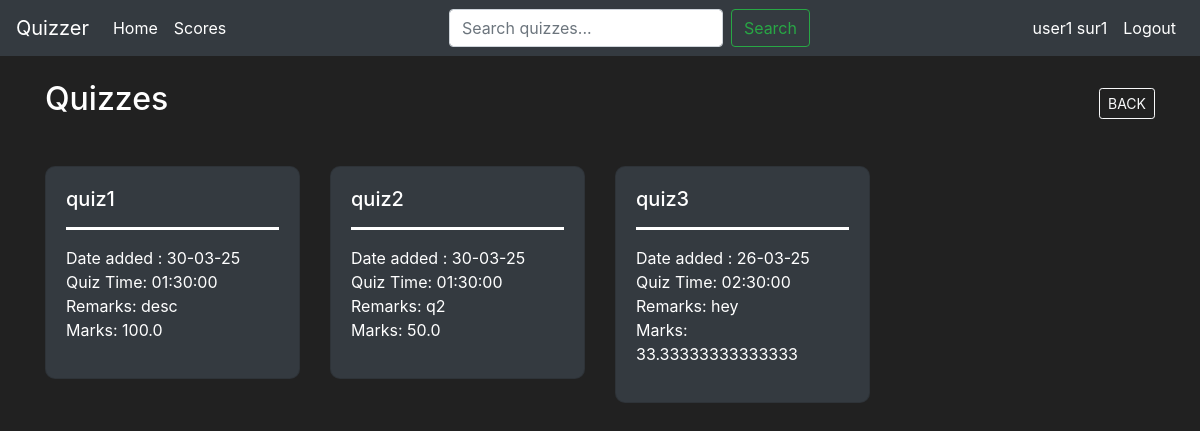
The app's page /chapter/1 (signed in) with its own data.
### models.py (models this page shows)
class User(db.Model, UserMixin):
    id = db.Column(db.Integer, primary_key=True)
    name = db.Column(db.String(30), nullable=False)
    email = db.Column(db.String(50), nullable=False)
    password = db.Column(db.String(70), nullable=False)
    qualification = db.Column(db.String(300), nullable=True)
    dob = db.Column(db.DateTime , nullable=True)
    scores = db.relationship('Scores', backref='usersuper',cascade='all, delete', lazy=True)

class Quiz(db.Model):
    id=db.Column(db.Integer, primary_key=True)
    name=db.Column(db.String(50), nullable=False)
    chapter_id = db.Column(db.Integer, db.ForeignKey('chapter.id'), nullable=False)
    date_of_quiz = db.Column(db.DateTime, nullable=False)
    time_duration = db.Column(db.Time, nullable=False)
    remarks = db.Column(db.String(500), nullable=False)
    questions = db.relationship('Questions', backref='quizsuper',cascade='all, delete', lazy=True)
    scores = db.relationship('Scores', backref='quizsuper', lazy=True, cascade='all, delete-orphan')

class Scores(db.Model):
    id=db.Column(db.Integer, primary_key=True)
    quiz_id = db.Column(db.Integer, db.ForeignKey('quiz.id'), nullable=False)
    user_id = db.Column(db.Integer, db.ForeignKey('user.id'), nullable=False)
    time_stamp_of_attempt = db.Column(db.DateTime, nullable=False)
    total_scored = db.Column(db.Integer, nullable=False)
    percentage = db.Column(db.Float, nullable=False)

### routes.py (the view)
@app.route('/chapter/<cid>', methods=['POST','GET'])
@login_required
def quizzes(cid):
    chapter=Chapter.query.filter_by(id=cid).first()
    quizzes=Quiz.query.filter_by(chapter_id=cid).all()
    if quizzes != []:
        scores=Scores.query.filter_by(user_id=current_user.id).all()
        return render_template("quizzes.html",chapter=chapter,quizzes=quizzes,scores=scores)
    else:
        return render_template("quizzes.html",chapter=chapter,quizzes=quizzes)

### models.py (called while the page is built)
@login_manager.user_loader
def load_user(user_id):
    return User.query.get(int(user_id))

### templates/quizzes.html (shortened to what this page needs)
{% extends "base.html" %}
{% block body %}
<div class="container mt-4">
    <div class="d-flex justify-content-between align-items-center inline">
        <h2>Quizzes</h2>
        <a href="{{url_for('chapters',sid=chapter.subject_id)}}" class="btn btn-outline-light btn-sm">BACK</a>
    </div>
    <div class="row mt-3">
        {%for quiz in quizzes%}
        <div class="col-md-3">
            {%if current_user.email=="admin"%}
                <a href="{{url_for('questioncre', qid=quiz.id)}}" class="text-decoration-none">
            {%else%}
                <a href="{{url_for('quiz', qid=quiz.id)}}" class="text-decoration-none">
            {%endif%}
                    <div class="card bg-dark text-white rounded-lg card-hover mt-4">
                        <div class="card-body">
                            <h5 class="card-title">{{quiz.name}}</h5>
                            <hr style="border-top: 3px solid white;">
                            <ul class="mt-2 list-unstyled">
                                <li>Date added : {{quiz.date_of_quiz.strftime('%d-%m-%y')}}</li>
                                <li>Quiz Time: {{quiz.time_duration}}</li>
                                <li>Remarks: {{quiz.remarks}}</li>
                                {%for score in scores%}
                                    {%if score.quiz_id==quiz.id and score.user_id==current_user.id%}
                                        <li>Marks: {{score.percentage}}</li>
                                    {%endif%}
                                {%endfor%}
                            </ul>
                        </div>
                    </div>
                </a>
        </div>
        {%endfor%}
    </div>
</div>
{% endblock %}

### templates/base.html (shortened to what this page needs)
<!doctype html>
<html lang="en">
  <head>
    <link rel="stylesheet" href="https://cdn.jsdelivr.net/npm/bootstrap@4.5.3/dist/css/bootstrap.min.css">
  </head>
  <body>
    <nav class="navbar navbar-expand-md navbar-dark bg-dark">
        <a class="navbar-brand" href="{{url_for('start')}}">Quizzer</a>
        <div class="collapse navbar-collapse" id="navbarNav">
          <ul class="navbar-nav mr-auto">
              <li class="nav-item active">
                  <a class="nav-link" href="{{url_for('index')}}">Home</a>
              </li>
              {%if current_user.email != "admin"%}
                <li class="nav-item active">
                    <a class="nav-link" href="{{url_for('scores')}}">Scores</a>
                </li>
              {%else%}
                <li class="nav-item active">
                    <a class="nav-link" href="{{url_for('admScores')}}">Users</a>
                </li>
              {%endif%}
          </ul>
          <form class="form-inline mr-auto" method="GET" action="{{ url_for('search') }}">
            <input class="form-control mr-sm-2" type="search" placeholder="Search quizzes..." name="query" label="Search">
            <button class="btn btn-outline-success" type="submit">Search</button>
          </form>
          {%if current_user.is_authenticated%}
            <ul class="navbar-nav">
              <li class="nav-item active">
                  <a class="nav-link" href="#">{{current_user.name}}</a>
              </li>
              <li class="nav-item active">
                  <a class="nav-link" href="{{url_for('logout')}}">Logout</a>
              </li>
            </ul>
          {%endif%}
        </div>
    </nav>
      {% block body %}
        {% endblock %}
  </body>
</html>

### templates/quizzes.html (style rules this page uses)
.card-hover { border-radius: 10px !important; }

### templates/base.html (style rules this page uses)
body { background-color: #212121; color:#fff; }

### records on screen
User: name "user1 sur1"
Quiz: name "quiz1", date_of_quiz "30-03-25", time_duration "01:30:00", remarks "desc"
Scores: percentage "100.0"
Quiz: name "quiz2", date_of_quiz "30-03-25", time_duration "01:30:00", remarks "q2"
Scores: percentage "50.0"
Quiz: name "quiz3", date_of_quiz "26-03-25", time_duration "02:30:00", remarks "hey"
Scores: percentage "33.33333333333333"
